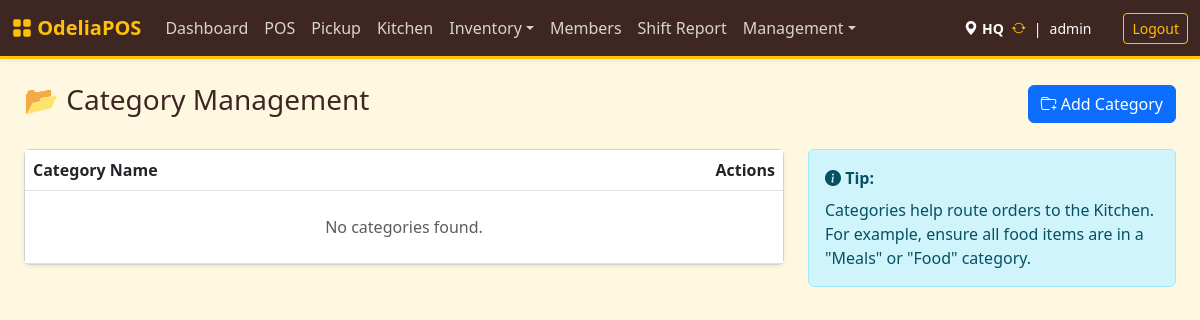
Before: /index.php?page=categories (signed in) with the older database file.
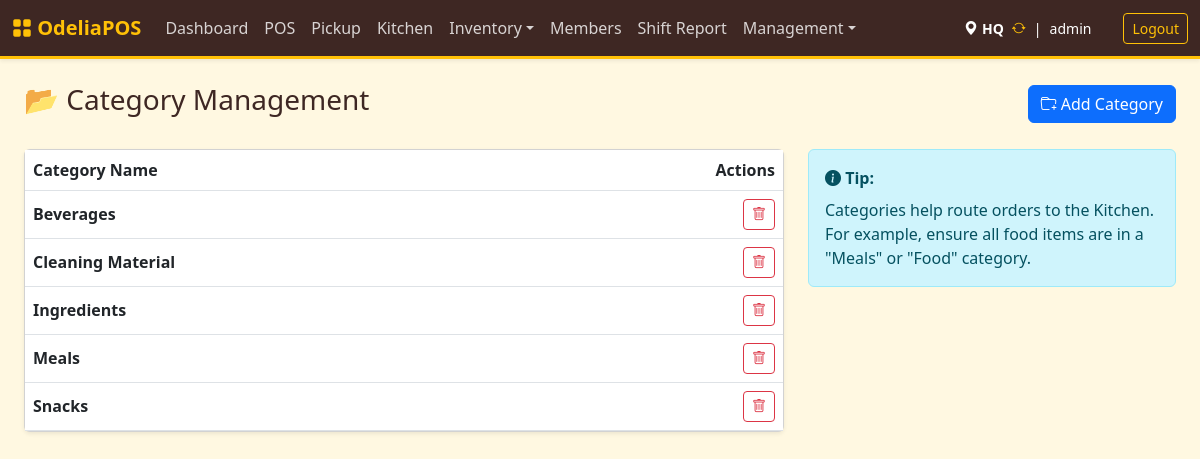
After: the same page with the newer database file.
### tables this page shows
CREATE TABLE `categories` (
  `id` int NOT NULL AUTO_INCREMENT,
  `name` varchar(50) NOT NULL,
  `description` varchar(255) DEFAULT NULL,
  `type` enum('food','drink','meal','ingredients','other') NOT NULL DEFAULT 'other',
  PRIMARY KEY (`id`),
  UNIQUE KEY `name` (`name`)
);

### src/categories.php (called while the page is built, shortened)
<?php
$categories = $pdo->query("SELECT * FROM categories ORDER BY name ASC")->fetchAll();
?>

### templates/categories.php (the view, shortened to what this page needs)
<div class="d-flex justify-content-between align-items-center mb-4">
    <h3>📂 Category Management</h3>
    <button class="btn btn-primary" data-bs-toggle="modal" data-bs-target="#catModal">
        <i class="bi bi-folder-plus"></i> Add Category
    </button>
</div>
<div class="row">
    <div class="col-md-8">
        <div class="card shadow-sm">
            <div class="card-body p-0">
                <table class="table table-hover align-middle mb-0">
                    <thead class="bg-light">
                        <tr>
                            <th>Category Name</th>
                            <th class="text-end">Actions</th>
                        </tr>
                    </thead>
                    <tbody>
                        <?php foreach ($categories as $c): ?>
                        <tr>
                            <td class="fw-bold"><?= htmlspecialchars($c['name']) ?></td>
                            <td class="text-end">
                                <form method="POST" action="index.php?page=categories" class="d-inline" onsubmit="return confirm('Delete <?= $c['name'] ?>?');">
                                    <button class="btn btn-outline-danger btn-sm"><i class="bi bi-trash"></i></button>
                                </form>
                            </td>
                        </tr>
                        <?php endforeach; ?>
                        <?php if (empty($categories)): ?>
                            <tr><td colspan="2" class="text-center py-4 text-muted">No categories found.</td></tr>
                        <?php endif; ?>
                    </tbody>
                </table>
            </div>
        </div>
    </div>
    <div class="col-md-4">
        <div class="alert alert-info">
            <i class="bi bi-info-circle-fill"></i> <strong>Tip:</strong>
            <p class="mb-0 mt-2">Categories help route orders to the Kitchen. For example, ensure all food items are in a "Meals" or "Food" category.</p>
        </div>
    </div>
</div>

Changed rows visible on the page:
added categories: name "Beverages"
added categories: name "Cleaning Material"
added categories: name "Ingredients"
added categories: name "Meals"
added categories: name "Snacks"
Other visible differences:
text no longer shown: "No categories found."
